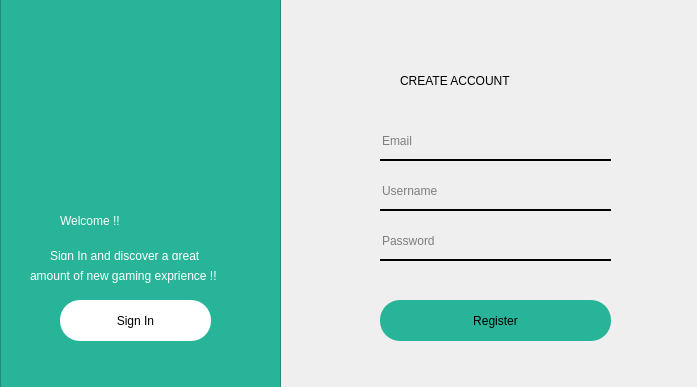
<?xml version="1.0" encoding="UTF-8"?>
<ui version="4.0">
 <class>registration</class>
 <widget class="QDialog" name="registration">
  <property name="geometry">
   <rect>
    <x>0</x>
    <y>0</y>
    <width>697</width>
    <height>387</height>
   </rect>
  </property>
  <property name="windowTitle">
   <string>Dialog</string>
  </property>
  <widget class="QLabel" name="label">
   <property name="geometry">
    <rect>
     <x>400</x>
     <y>60</y>
     <width>191</width>
     <height>41</height>
    </rect>
   </property>
   <property name="styleSheet">
    <string notr="true">font: 700 16pt &quot;Ubuntu&quot;;</string>
   </property>
   <property name="text">
    <string>CREATE ACCOUNT</string>
   </property>
  </widget>
  <widget class="QLineEdit" name="Username">
   <property name="geometry">
    <rect>
     <x>380</x>
     <y>180</y>
     <width>231</width>
     <height>31</height>
    </rect>
   </property>
   <property name="styleSheet">
    <string notr="true">  font: 12pt &quot;Cascadia Code&quot;;
   background-color:rgba(0,0,0,0);
   border:none;
   border-bottom:2px solid rgb(0, 0, 0);
   color:rgba(0,0,0,240);
   padding-bottom:7px;</string>
   </property>
   <property name="placeholderText">
    <string>Username</string>
   </property>
  </widget>
  <widget class="QPushButton" name="pushButton">
   <property name="geometry">
    <rect>
     <x>380</x>
     <y>300</y>
     <width>231</width>
     <height>41</height>
    </rect>
   </property>
   <property name="styleSheet">
    <string notr="true">font: 14pt &quot;Cascadia Code&quot;;
   border-radius:20px;
   background-color:rgb(40, 180, 152);</string>
   </property>
   <property name="text">
    <string>Register</string>
   </property>
  </widget>
  <widget class="QLineEdit" name="Email">
   <property name="geometry">
    <rect>
     <x>380</x>
     <y>130</y>
     <width>231</width>
     <height>31</height>
    </rect>
   </property>
   <property name="styleSheet">
    <string notr="true">font: 12pt &quot;Cascadia Code&quot;;
   background-color:rgba(0,0,0,0);
   border:none;
   border-bottom:2px solid rgb(0, 0, 0);
   color:rgba(0,0,0,240);
   padding-bottom:7px;</string>
   </property>
   <property name="echoMode">
    <enum>QLineEdit::Normal</enum>
   </property>
   <property name="placeholderText">
    <string>Email</string>
   </property>
  </widget>
  <widget class="QLineEdit" name="Password">
   <property name="geometry">
    <rect>
     <x>380</x>
     <y>230</y>
     <width>231</width>
     <height>31</height>
    </rect>
   </property>
   <property name="styleSheet">
    <string notr="true">font: 12pt &quot;Cascadia Code&quot;;
   background-color:rgba(0,0,0,0);
   border:none;
   border-bottom:2px solid rgb(0, 0, 0);
   color:rgba(0,0,0,240);
   padding-bottom:7px;</string>
   </property>
   <property name="echoMode">
    <enum>QLineEdit::Password</enum>
   </property>
   <property name="placeholderText">
    <string>Password</string>
   </property>
  </widget>
  <widget class="QFrame" name="frame">
   <property name="geometry">
    <rect>
     <x>0</x>
     <y>-30</y>
     <width>281</width>
     <height>431</height>
    </rect>
   </property>
   <property name="styleSheet">
    <string notr="true">QFrame{
   background-color: rgb(40, 180, 152);
}</string>
   </property>
   <property name="frameShape">
    <enum>QFrame::StyledPanel</enum>
   </property>
   <property name="frameShadow">
    <enum>QFrame::Raised</enum>
   </property>
   <widget class="QLabel" name="label_2">
    <property name="geometry">
     <rect>
      <x>60</x>
      <y>230</y>
      <width>161</width>
      <height>41</height>
     </rect>
    </property>
    <property name="styleSheet">
     <string notr="true">color: rgb(255, 255, 255);
font: 22pt &quot;Ubuntu&quot;;
</string>
    </property>
    <property name="text">
     <string>Welcome !!</string>
    </property>
   </widget>
   <widget class="QLabel" name="label_3">
    <property name="geometry">
     <rect>
      <x>50</x>
      <y>270</y>
      <width>181</width>
      <height>31</height>
     </rect>
    </property>
    <property name="styleSheet">
     <string notr="true">color: rgb(255, 255, 255);
font: 600 9pt &quot;Small Fonts&quot;;</string>
    </property>
    <property name="text">
     <string>Sign In and discover a great</string>
    </property>
   </widget>
   <widget class="QLabel" name="label_4">
    <property name="geometry">
     <rect>
      <x>30</x>
      <y>290</y>
      <width>211</width>
      <height>31</height>
     </rect>
    </property>
    <property name="styleSheet">
     <string notr="true">color: rgb(255, 255, 255);
font: 600 9pt &quot;Small Fonts&quot;;</string>
    </property>
    <property name="text">
     <string>amount of new gaming exprience !!</string>
    </property>
   </widget>
   <widget class="QPushButton" name="pushButton_2">
    <property name="geometry">
     <rect>
      <x>60</x>
      <y>330</y>
      <width>151</width>
      <height>41</height>
     </rect>
    </property>
    <property name="styleSheet">
     <string notr="true">font: 14pt &quot;Cascadia Code&quot;;
   border-radius:20px;
   background-color:rgb(255, 255, 255);</string>
    </property>
    <property name="text">
     <string>Sign In</string>
    </property>
   </widget>
   <widget class="QLabel" name="label_5">
    <property name="geometry">
     <rect>
      <x>60</x>
      <y>60</y>
      <width>151</width>
      <height>171</height>
     </rect>
    </property>
    <property name="text">
     <string/>
    </property>
    <property name="pixmap">
     <pixmap resource="resource.qrc">:/resource/pic/UUUU.png</pixmap>
    </property>
    <property name="scaledContents">
     <bool>true</bool>
    </property>
   </widget>
  </widget>
 </widget>
 <resources>
  <include location="resource.qrc"/>
 </resources>
 <connections/>
</ui>
